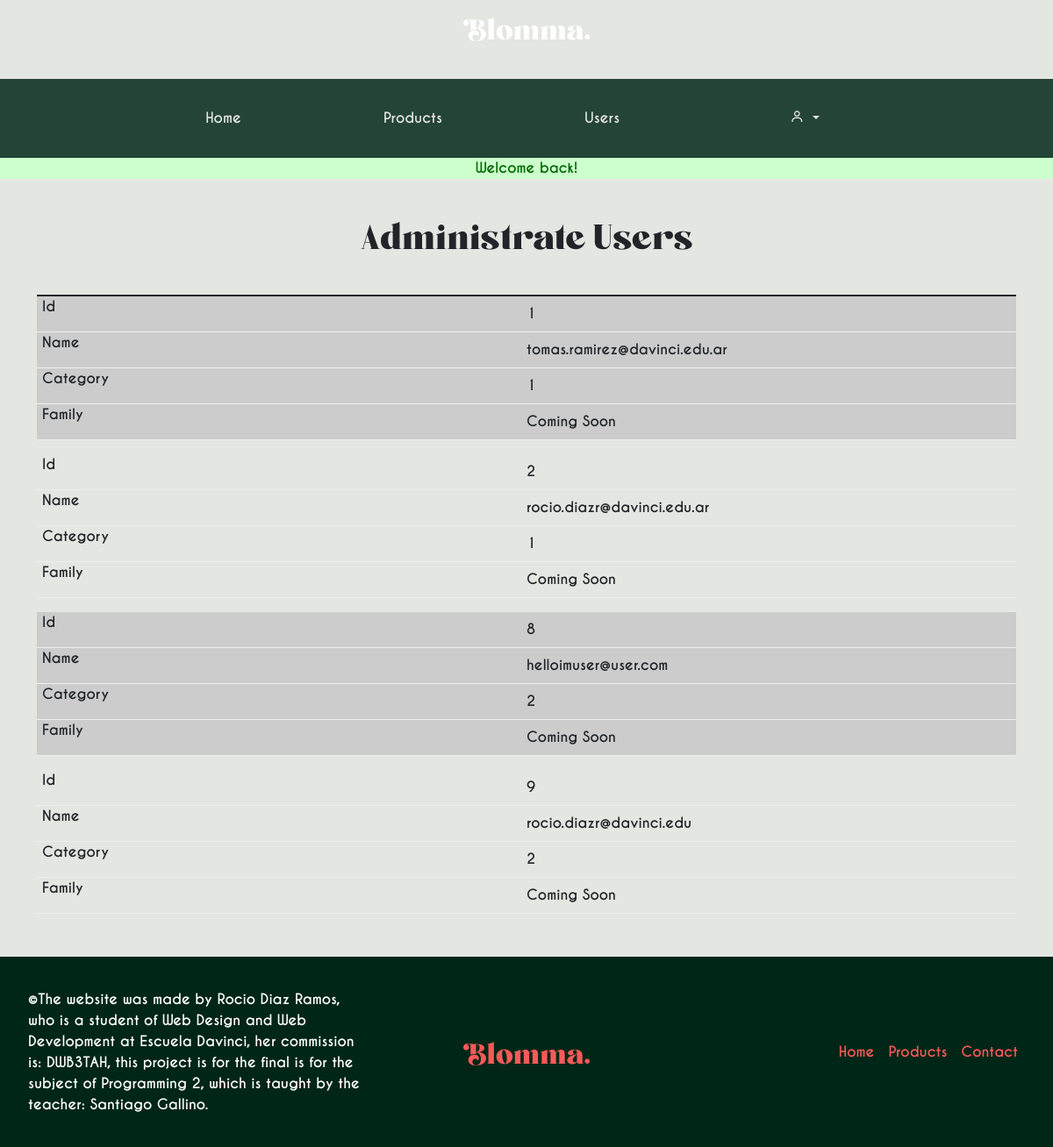
/sitio/admin/index.php?s=users (signed in), run on the app's committed database.
### tables this page shows
CREATE TABLE `users` (
  `user_id` int(10) UNSIGNED NOT NULL,
  `rol_fk` tinyint(3) UNSIGNED NOT NULL,
  `email` varchar(120) NOT NULL,
  `password` varchar(255) NOT NULL,
  `name` varchar(50) DEFAULT NULL,
  `surname` varchar(50) DEFAULT NULL,
  `avatar` varchar(255) DEFAULT NULL
);

### sitio/classes/Models/Model.php (called while the page is built, shortened)
<?php
class Model
{
	protected string $table = '';
	public function todo(): array
	{
		$db = DB::getConexion();
		$query = "SELECT * FROM " . $this->table;
		$stmt = $db->prepare($query);
		$stmt->execute();
		$stmt->setFetchMode(PDO::FETCH_CLASS, static::class);
		return $stmt->fetchAll();
	}
}

### sitio/classes/Models/User.php (called while the page is built, shortened)
<?php
class User extends Model
{
	private int $user_id;
	private int $rol_fk;
	private string $email;
	public function getUserId(): int
	{
		return $this->user_id;
	}
	public function getEmail(): string
	{
		return $this->email;
	}
	public function getRolFk(): int
	{
		return $this->rol_fk;
	}
}

### sitio/admin/pages/users.php (the view, shortened to what this page needs)
<?php
$users = (new User)->todo();
?>
<section class="container">
	<h1 class="mb-1">Administrate Users</h1>
	<table class="table">
		<tbody>
        <?php
			foreach($users as $user):
			?>
			<tr>
				<td><?= $user->getUserId();?></td>
				<td><?= $user->getEmail();?></td>
				<td><?= $user->getRolFk();?></td>
				<td>Coming Soon</td>
			</tr>
            <?php
			endforeach;
			?>
		</tbody>
	</table>
</section>

### sitio/css/estilos.css (style rules this page uses)
:root { --bg-main: #e4e6e1; --bg-nav: #002617d7; --light: #ffff; --bg-footer: #333; --secondary: #008470; --surface-color: #fff; --accent: #b84d1c; --msg-error-text: #900; --msg-info-bg: #00a; --curve: 40; --msg-info-text: #aaf; --second-accent: #f95959; --msg-success-bg: #060; --msg-success-text: #cfc; }
* { margin: 0; padding: 0; font-family: "Caviar Dreams"; font-weight: bold; font-style: normal; -webkit-box-sizing: border-box; -moz-box-sizing: border-box; box-sizing: border-box; }
body { overflow-x: hidden; min-height: 100vh; grid-template-columns: 100%; display: grid; height: fit-content; grid-template-rows: 90px 90px 1fr 250px; background: var(--bg-main); }
h1, h2, h3, span { font-family: "Boiling Demo"; font-weight: normal; font-style: normal; }
h1 { text-align: center; padding: 40px; font-weight: 700; }
.container { overflow: hidden; }
@media only screen and (max-width: 760px),
  (min-device-width: 768px) and (max-device-width: 1024px) { table, thead, tbody, th, td, tr { display: block; } }
@media only screen and (max-width: 760px),
  (min-device-width: 768px) and (max-device-width: 1024px) { tr { margin: 0 0 1rem 0; } }
@media only screen and (max-width: 760px),
  (min-device-width: 768px) and (max-device-width: 1024px) { tr:nth-child(odd) { background: #ccc; } }
@media only screen and (max-width: 760px),
  (min-device-width: 768px) and (max-device-width: 1024px) { td { border: none; border-bottom: 1px solid #eee; position: relative; padding-left: 50% !important; } }
@media only screen and (max-width: 760px),
  (min-device-width: 768px) and (max-device-width: 1024px) { td:before { position: absolute; top: 0; left: 6px; width: 45%; padding-right: 10px; white-space: nowrap; } }
@media only screen and (max-width: 760px),
  (min-device-width: 768px) and (max-device-width: 1024px) { td:nth-of-type(1):before { content: "Id"; } }
@media only screen and (max-width: 760px),
  (min-device-width: 768px) and (max-device-width: 1024px) { td:nth-of-type(2):before { content: "Name"; } }
@media only screen and (max-width: 760px),
  (min-device-width: 768px) and (max-device-width: 1024px) { td:nth-of-type(3):before { content: "Category"; } }
@media only screen and (max-width: 760px),
  (min-device-width: 768px) and (max-device-width: 1024px) { td:nth-of-type(4):before { content: "Family"; } }

### data on the page
users: user_id "1", email "tomas.ramirez@davinci.edu.ar", rol_fk "1"
users: user_id "2", email "rocio.diazr@davinci.edu.ar", rol_fk "1"
users: user_id "8", email "helloimuser@user.com", rol_fk "2"
users: user_id "9", email "rocio.diazr@davinci.edu", rol_fk "2"

### other printed values
$msgFeedback "Welcome back!"
